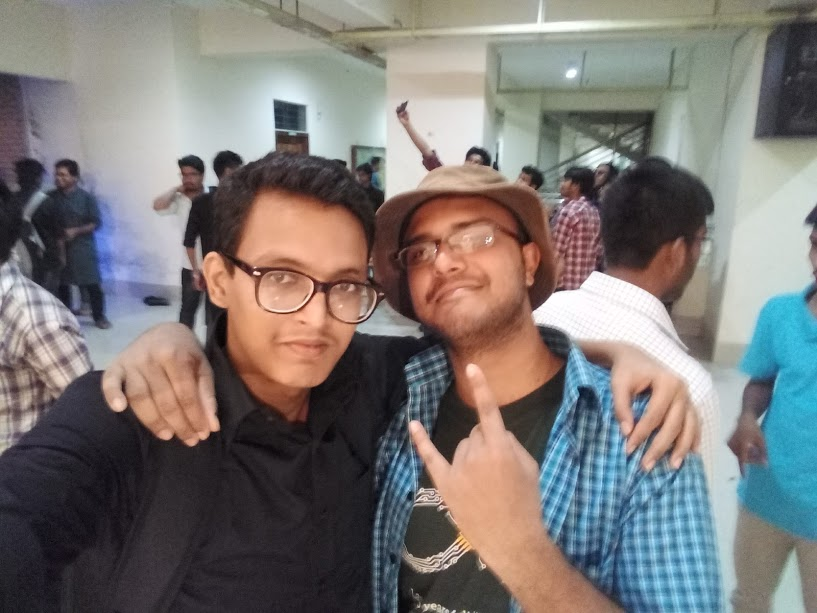
%> input picture qwer.jpg, 817 x 613 px
$ octave testingHSV.m   (GNU Octave 9; MATLAB toolbox functions it lacks are replaced by stand-ins)
%> lines starting %> are read from the running program, lines starting %| are printed output that depends on the picture
clc;
clear all;
load('We6.mat');
image=imread('qwer.jpg');
%> image is the input picture: size 613x817x3 uint8; mean R, G, B 124.4, 119.8, 117.5
imgDim=60;
texDim=4;
noOfCluster=3;
objectSize=20;
count=0;
sum=0;
    image=imresize(image,[imgDim imgDim]);
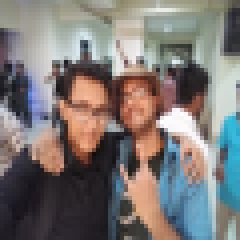
%> image: size 60x60x3 uint8 (shown 4 times larger); mean R, G, B 124.4, 119.8, 117.5
    ansImage=image;

Image=ansImage;
Image= rgb2ycbcr(Image);
%> Image: size 60x60x3 uint8; mean of channels 1, 2, 3 119.8, 126.3, 130.2
     for i=1:imgDim        % These are some explicit rules. If neural network fails and treats some non-skin as skin.....
    for j=1:imgDim
                 cb=Image(i,j,2); cr=Image(i,j,3);
                 if (cr>132) && (cr<173) && (cb>76) && (cb<126)

                 else
                     ansImage(i,j,1)=255;
                     ansImage(i,j,2)=255;
                     ansImage(i,j,3)=255;
                 end
            end
     end
%> ansImage: size 60x60x3 uint8; mean of channels 1, 2, 3 232.3, 221.2, 216.5

    hsv = rgb2hsv(image);
%> hsv: size 60x60x3 double; mean H, S, V 0.402, 0.221, 0.537
    ycbcr = rgb2ycbcr(image);
    h=image( :, :, 1);
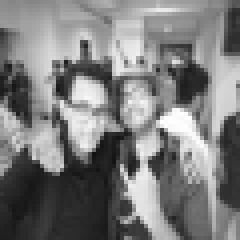
%> h: size 60x60 uint8 (shown 4 times larger); min 16, max 255, mean 124.4
    s=image( :, :, 2);
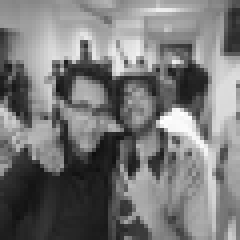
%> s: size 60x60 uint8 (shown 4 times larger); min 13, max 255, mean 119.8
    v=image( :, :, 3);
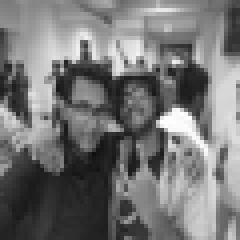
%> v: size 60x60 uint8 (shown 4 times larger); min 15, max 255, mean 117.5
    y=image( :, :, 1);
    tic;
    for bb=1: texDim: imgDim
        for c=1: texDim: imgDim
          aa=imcrop(image,[bb, c, texDim-1, texDim-1]);
          textures=TextureFeatures(aa);       % This is texture features into 2x2 sub-block of main image.
          for j=bb:1:bb+texDim-1
        for i=c:1:c+texDim-1
            InputFeatures=[];
            InputFeatures(1,1)=h(j,i);
            InputFeatures(2,1)=s(j,i);
            InputFeatures(3,1)=v(j,i);
            InputFeatures(4,1)=textures(1);
            InputFeatures(5,1)=textures(2);
            InputFeatures(6,1)=textures(3);
            InputFeatures(7,1)=textures(4);
            InputFeatures(8,1)=textures(5);
%             InputFeatures(9,1)=textures(6);
%             InputFeatures(10,1)=textures(7);
%> (the run ends here)
